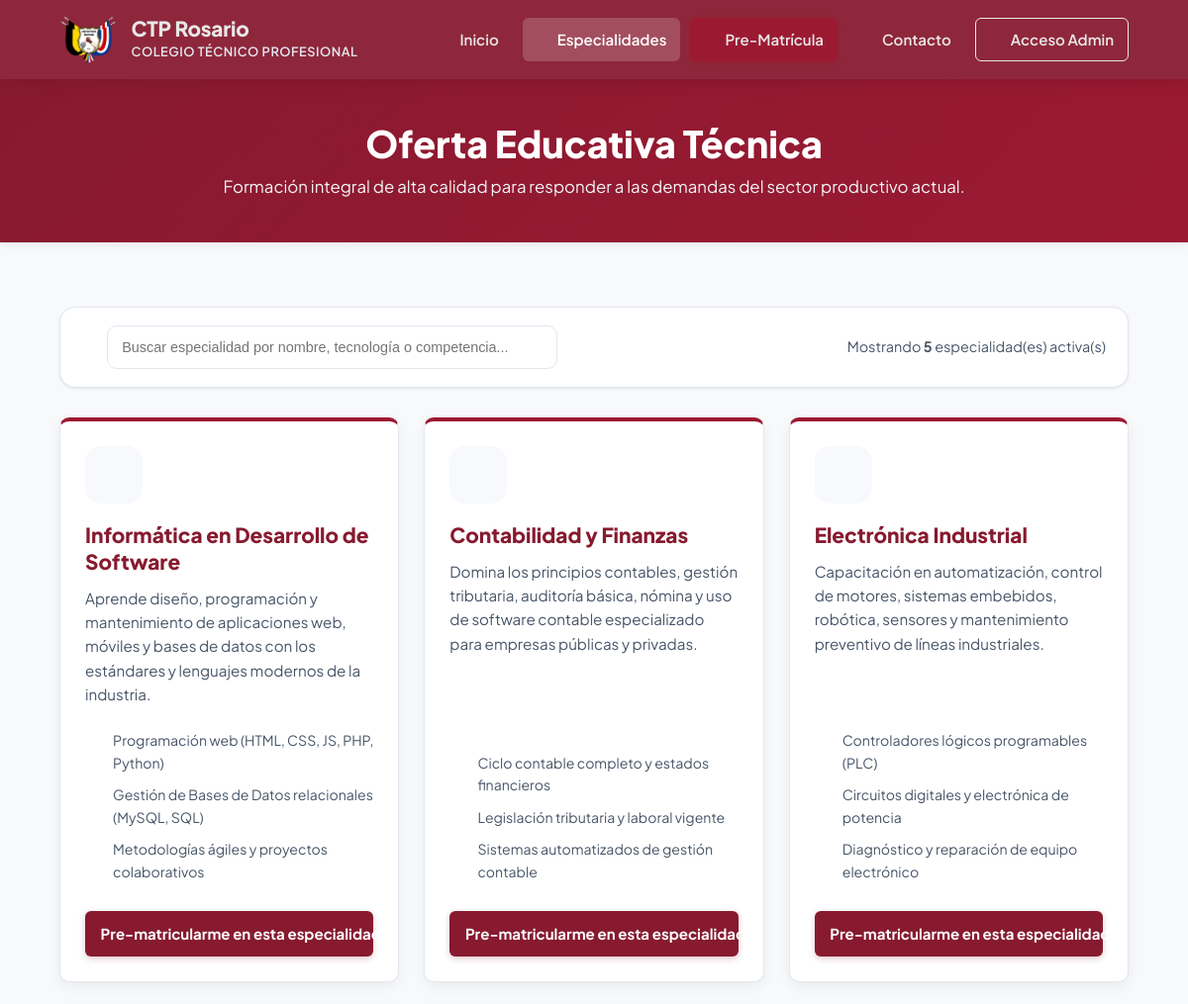
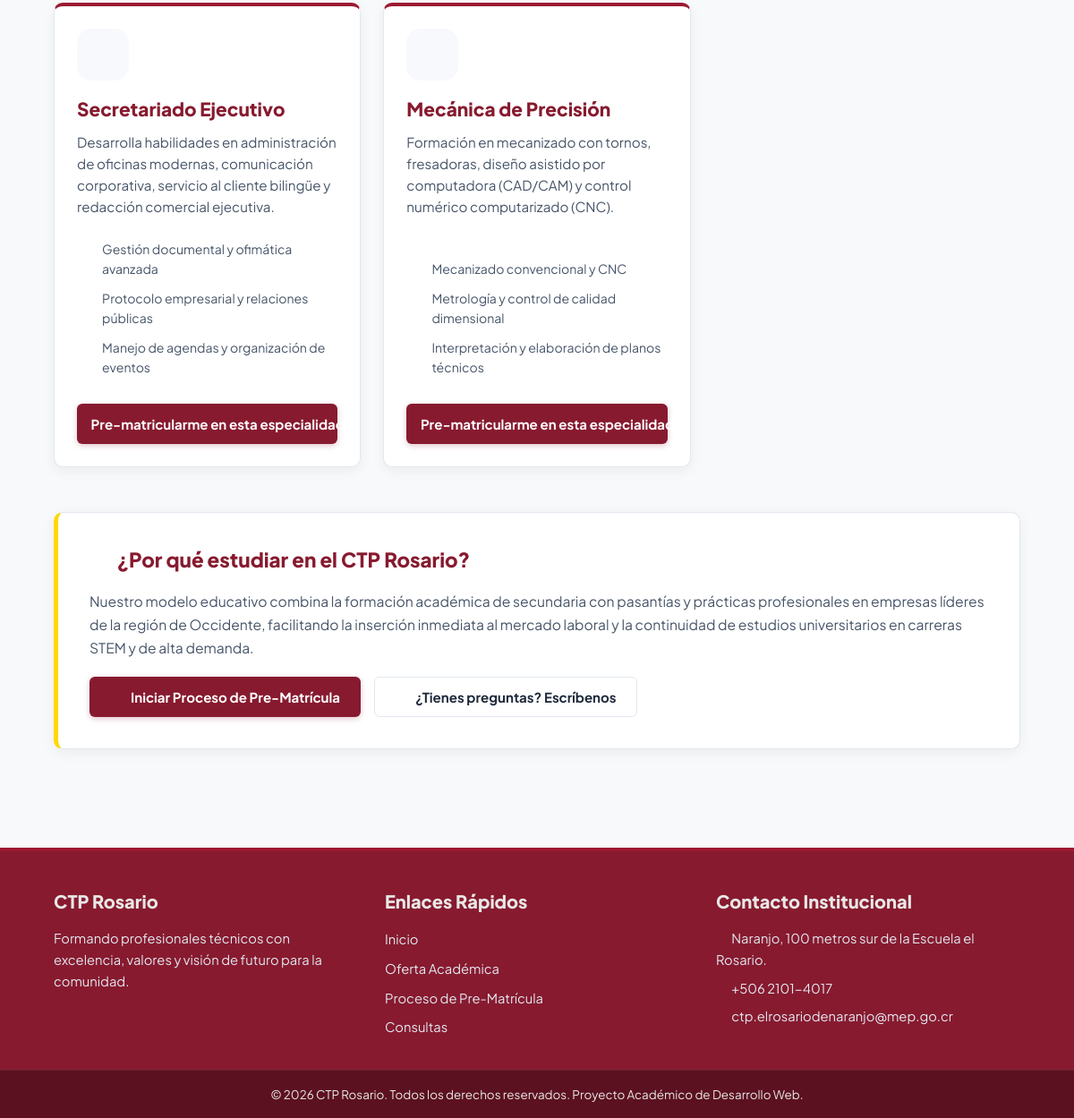
Page /oferta.php on the committed database (2 pictures, top to bottom).
### tables this page shows
CREATE TABLE `especialidades` (
  `id` int NOT NULL,
  `nombre` varchar(150) NOT NULL,
  `slug` varchar(150) NOT NULL,
  `descripcion_corta` text NOT NULL,
  `perfil_egresado` text NOT NULL,
  `icono` varchar(50) NOT NULL DEFAULT 'graduation-cap',
  `orden` int NOT NULL DEFAULT '0',
  `activa` tinyint(1) NOT NULL DEFAULT '1' COMMENT '1: Activa, 0: Inactiva',
  `creado_en` datetime DEFAULT CURRENT_TIMESTAMP
);

### config/db.php (called while the page is built, shortened)
<?php
if (!function_exists('url')) {
    function url(string $path = ''): string {
        $cleanPath = ltrim($path, '/');
        return BASE_URL . ($cleanPath !== '' ? '/' . $cleanPath : '');
    }
}
if (!function_exists('e')) {
    function e(?string $value): string {
        return htmlspecialchars($value ?? '', ENT_QUOTES, 'UTF-8');
    }
}
require_once __DIR__ . '/../includes/icons.php';

### public/oferta.php (the view, shortened to what this page needs)
<?php
require_once __DIR__ . '/../config/db.php';
require_once __DIR__ . '/../includes/header.php';
try {
    $stmt = $pdo->query("SELECT * FROM especialidades WHERE activa = 1 ORDER BY orden ASC, nombre ASC");
    $especialidades = $stmt->fetchAll();
} catch (PDOException $e) {
    error_log("[Public Oferta Error] " . $e->getMessage());
    $especialidades = [];
}
?>
<div class="page-header">
    <div class="container">
        <h2>Oferta Educativa Técnica</h2>
        <p>Formación integral de alta calidad para responder a las demandas del sector productivo actual.</p>
    </div>
</div>
<main class="container" style="margin-top: 30px; margin-bottom: 60px;">
    <div style="background: var(--color-bg-surface); border: 1px solid var(--color-border); border-radius: var(--radius-lg); padding: 18px 22px; margin-bottom: 30px; box-shadow: var(--shadow-sm); display: flex; align-items: center; justify-content: space-between; flex-wrap: wrap; gap: 15px;">
        <div style="display: flex; align-items: center; gap: 10px; width: 100%; max-width: 480px;">
            <span style="color: var(--color-text-muted);">
                <?= icon('magnifying-glass', ['class' => 'icon-md']); ?>
            </span>
            <input type="text" id="filtroEspecialidades" placeholder="Buscar especialidad por nombre, tecnología o competencia..." class="filter-control" style="width: 100%;" oninput="filtrarEspecialidades()">
        </div>
        <div style="color: var(--color-text-muted); font-size: 0.9rem;">
            Mostrando <strong id="contadorEspecialidades"><?= count($especialidades); ?></strong> especialidad(es) activa(s)
        </div>
    </div>
    <div class="specialty-grid" id="gridEspecialidades">
        <?php if (!empty($especialidades)): ?>
            <?php foreach ($especialidades as $esp): ?>
                <?php
                    $competencias = array_filter(array_map('trim', explode("\n", $esp['perfil_egresado'] ?? '')));
                    $iconoNombre = !empty($esp['icono']) ? $esp['icono'] : 'graduation-cap';
                ?>
                <article class="specialty-card" data-nombre="<?= e(mb_strtolower($esp['nombre'], 'UTF-8')); ?>" data-desc="<?= e(mb_strtolower($esp['descripcion_corta'], 'UTF-8')); ?>" data-perfil="<?= e(mb_strtolower($esp['perfil_egresado'], 'UTF-8')); ?>">
                    <div class="specialty-card-body" style="display: flex; flex-direction: column; height: 100%;">
                        <div class="specialty-icon" style="width: 58px; height: 58px; border-radius: var(--radius-lg); background: var(--color-bg-muted); display: flex; align-items: center; justify-content: center; color: var(--color-primary); margin-bottom: 18px;">
                            <?= icon($iconoNombre, ['class' => 'icon-lg']); ?>
                        </div>
                        <h3 style="color: var(--color-primary); font-weight: 800; font-size: 1.3rem; margin-bottom: 12px; line-height: 1.3;">
                            <?= e($esp['nombre']); ?>
                        </h3>
                        <p style="color: var(--color-text-muted); font-size: 0.95rem; line-height: 1.6; margin-bottom: 18px; flex-grow: 1;">
                            <?= e($esp['descripcion_corta']); ?>
                        </p>
                        <?php if (!empty($competencias)): ?>
                            <ul class="specialty-features" style="margin-bottom: 24px;">
                                <?php foreach ($competencias as $comp): ?>
                                    <li>
                                        <span style="color: #10b981; margin-right: 6px;"><?= icon('check-circle', ['class' => 'icon-sm']); ?></span>
                                        <?= e($comp); ?>
                                    </li>
                                <?php endforeach; ?>
                            </ul>
                        <?php endif; ?>
                        <div style="margin-top: auto;">
                            <a href="<?= url('public/prematricula.php?especialidad=' . urlencode($esp['slug'])); ?>" class="btn btn-primary" style="width: 100%; text-align: center; justify-content: center;">
                                <?= icon('file-signature', ['class' => 'icon-sm']); ?> Pre-matricularme en esta especialidad
                            </a>
                        </div>
                    </div>
                </article>
            <?php endforeach; ?>
        <?php endif; ?>
    </div>
    <section class="form-card" style="margin-top: 40px; border-left: 5px solid var(--color-gold);">
        <h3 style="color: var(--color-primary); margin-bottom: 15px; font-size: 1.4rem; font-weight: 800; display: flex; align-items: center; gap: 8px;">
            <?= icon('award', ['class' => 'icon-md', 'style' => 'color: var(--color-gold);']); ?> ¿Por qué estudiar en el CTP Rosario?
        </h3>
        <p style="color: var(--color-text-muted); margin-bottom: 20px; font-size: 0.98rem; line-height: 1.65;">
            Nuestro modelo educativo combina la formación académica de secundaria con pasantías y prácticas profesionales en empresas líderes de la región de Occidente, facilitando la inserción inmediata al mercado laboral y la continuidad de estudios universitarios en carreras STEM y de alta demanda.
        </p>
        <div style="display: flex; gap: 15px; flex-wrap: wrap;">
            <a href="<?= url('public/prematricula.php'); ?>" class="btn btn-primary">
                <?= icon('file-signature', ['class' => 'icon-sm']); ?> Iniciar Proceso de Pre-Matrícula
            </a>
            <a href="<?= url('public/contacto.php'); ?>" class="btn btn-outline">
                <?= icon('envelope', ['class' => 'icon-sm']); ?> ¿Tienes preguntas? Escríbenos
            </a>
        </div>
    </section>
</main>
<?php require_once __DIR__ . '/../includes/footer.php'; ?>

### includes/icons.php (shortened to what this page needs)
<?php
if (!function_exists('icon')) {
    function icon(string $name, array $attrs = []): string {
        $svgBody = $icons[$name] ?? $icons['graduation-cap'];
        $defaultAttrs = [
            'xmlns' => 'http://www.w3.org/2000/svg',
            'viewBox' => '0 0 256 256',
            'fill' => 'none',
            'stroke' => 'currentColor',
            'stroke-width' => '16',
            'stroke-linecap' => 'round',
            'stroke-linejoin' => 'round',
            'data-iconimate' => $name,
            'aria-hidden' => isset($attrs['aria-label']) ? 'false' : 'true',
            'role' => isset($attrs['aria-label']) ? 'img' : 'presentation',
            'class' => 'iconimate-icon'
        ];
        if (isset($attrs['class'])) {
            $defaultAttrs['class'] .= ' ' . trim((string)$attrs['class']);
            unset($attrs['class']);
        }
        $merged = array_merge($defaultAttrs, $attrs);
        $attrString = '';
        foreach ($merged as $k => $v) {
            $attrString .= ' ' . htmlspecialchars((string)$k, ENT_QUOTES, 'UTF-8') . '="' . htmlspecialchars((string)$v, ENT_QUOTES, 'UTF-8') . '"';
        }
        return '<span class="iconimate">' . "<svg{$attrString}>{$svgBody}</svg>" . '</span>';
    }
}

### rows in the picture
especialidades: nombre "Informática en Desarrollo de Software", descripcion_corta "Aprende diseño, programación y mantenimiento de aplicaciones web, móviles y bases de datos con los estándares y lenguajes modernos de la industria.", perfil_egresado "Programación web (HTML, CSS, JS, PHP, Python)", perfil_egresado "Gestión de Bases de Datos relacionales (MySQL, SQL)", perfil_egresado "Metodologías ágiles y proyectos colaborativos"
especialidades: nombre "Contabilidad y Finanzas", descripcion_corta "Domina los principios contables, gestión tributaria, auditoría básica, nómina y uso de software contable especializado para empresas públicas y privadas.", perfil_egresado "Ciclo contable completo y estados financieros", perfil_egresado "Legislación tributaria y laboral vigente", perfil_egresado "Sistemas automatizados de gestión contable"
especialidades: nombre "Electrónica Industrial", descripcion_corta "Capacitación en automatización, control de motores, sistemas embebidos, robótica, sensores y mantenimiento preventivo de líneas industriales.", perfil_egresado "Controladores lógicos programables (PLC)", perfil_egresado "Circuitos digitales y electrónica de potencia", perfil_egresado "Diagnóstico y reparación de equipo electrónico"
especialidades: nombre "Secretariado Ejecutivo", descripcion_corta "Desarrolla habilidades en administración de oficinas modernas, comunicación corporativa, servicio al cliente bilingüe y redacción comercial ejecutiva.", perfil_egresado "Gestión documental y ofimática avanzada", perfil_egresado "Protocolo empresarial y relaciones públicas", perfil_egresado "Manejo de agendas y organización de eventos"
especialidades: nombre "Mecánica de Precisión", descripcion_corta "Formación en mecanizado con tornos, fresadoras, diseño asistido por computadora (CAD/CAM) y control numérico computarizado (CNC).", perfil_egresado "Mecanizado convencional y CNC", perfil_egresado "Metrología y control de calidad dimensional", perfil_egresado "Interpretación y elaboración de planos técnicos"

### other values in the picture
$colegioNombre "CTP Rosario"
count($especialidades) "5"
$dirOficial "Naranjo, 100 metros sur de la Escuela el Rosario."
$telOficial "+506 2101-4017"
$correoOficial "ctp.elrosariodenaranjo@mep.go.cr"
